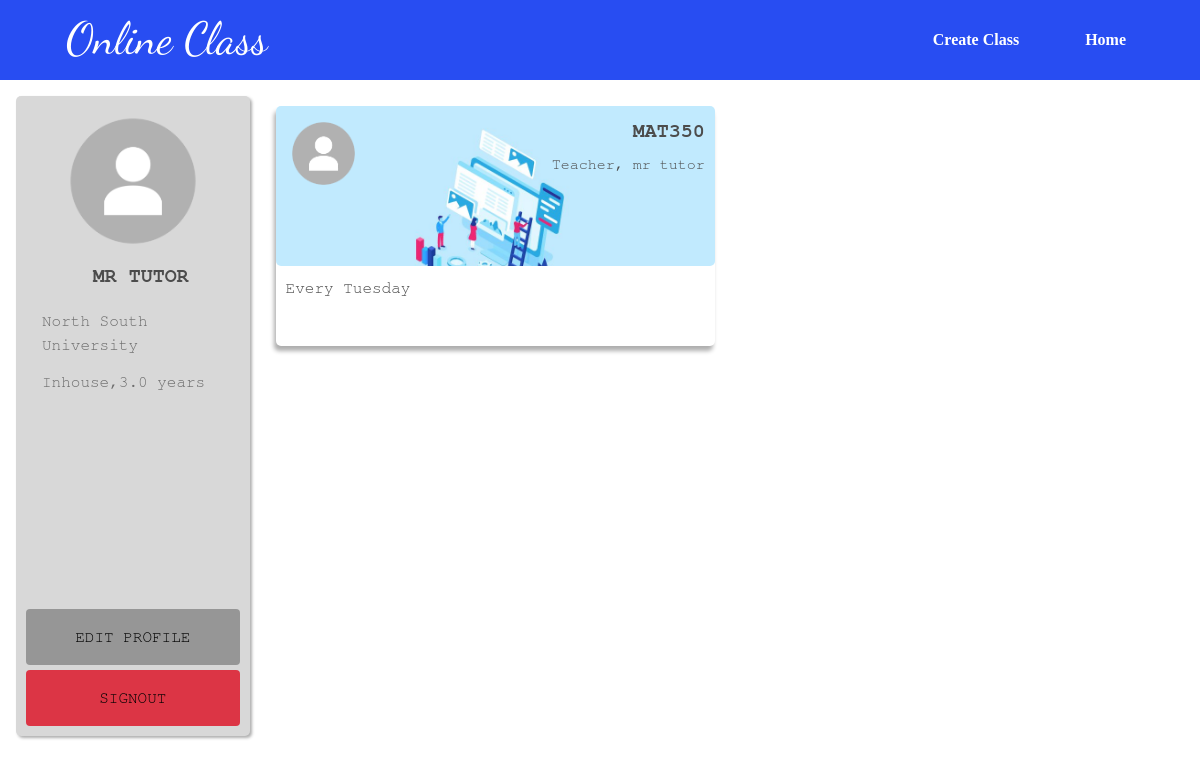
Screenshot of /tutorDashboard/ (signed in) with the database file from the repository.
### home/models.py (models this page shows, shortened)
class Tutor(models.Model):
    user = models.OneToOneField(User, on_delete=models.CASCADE)
    institution= models.CharField(max_length=150, null=True, blank=True)
    subject_teach= models.CharField(max_length=150, null=True, blank=True)
    address= models.CharField(max_length=150, null=True, blank=True)
    area= models.CharField(max_length=150, null=True, blank=True)
    city= models.CharField(max_length=150, null=True, blank=True)
    salary_per_month= models.CharField(max_length=150, null=True, blank=True)
    preffered_area= models.CharField(max_length=150, null=True, blank=True)
    online_teach_exp = models.FloatField(max_length=100, null=True, blank=True)
    total_teach_exp = models.FloatField(max_length=100, null=True, blank=True)
    qualification = models.CharField(max_length=250,null=True,blank=True)
    lat = models.FloatField(null=True,blank=True)
    lon = models.FloatField(null=True,blank=True)
    inhouse ='Inhouse'
    online = 'Online'
    both = 'Inhouse & Online'
    tutor_types = [
        (inhouse,'Inhouse'),
        (online,'Online'),
        (both,'Inhouse & Online'),
    ]
    tutor_type = models.CharField(max_length=25, choices=tutor_types,default=inhouse,null=True,blank=True)
    birth_date = models.DateField(null=True, blank=True)
    phone = models.CharField(max_length=20, null=True, blank=True)
    bio = models.CharField(max_length=450, blank=True,null=True)
    profile_pic = models.ImageField(default="profile1.png", null=True, blank=True)

### courses/models.py (models this page shows, shortened)
class Class(models.Model):
    title = models.CharField(max_length=100, null=True, blank=True)
    class_code = models.CharField(max_length=100, blank=True)
    slug = models.SlugField(null=True,blank=True)
    description = models.TextField(max_length=550,null=True,blank=True)
    image = models.ImageField(upload_to = save_class_image,blank=True,verbose_name ='class image')
    tutor = models.ForeignKey(Tutor, null=True, blank=True, on_delete=models.CASCADE,related_name='tutors')
    students = models.ManyToManyField(Student, blank=True)

### courses/views.py (the view)
# urls.py: path('tutorDashboard/',views.tutor_dashboard, name='tutor_dashboard'),
@login_required
def tutor_dashboard(request):
    tutor = request.user.tutor
    classes = Class.objects.filter(tutor=tutor)
    context = {'classes': classes}
    return render(request, 'courses/tutor_dashboard.html', context)

### courses/templates/courses/tutor_dashboard.html (shortened to what this page needs)
{% load static %}
<!DOCTYPE html>
<html lang="en">
<head>
    <link rel="stylesheet" href="https://maxcdn.bootstrapcdn.com/bootstrap/4.0.0/css/bootstrap.min.css">
    <link rel="stylesheet" href="https://pro.fontawesome.com/releases/v5.10.0/css/all.css" >
    <link rel="stylesheet" href="{% static 'courses/css/gribflex.css'%}">
</head>
<body>
    <div class="main-container">
        <nav class="navbar nav navbar-expand-lg">
            <div class="app_name">Online Class</div>
            <div class="collapse navbar-collapse" id="navbarNavDropdown">
              <ul class="navbar-nav ml-auto">
                <li class="nav-item">
                  <a class="nav-link" href="{% url 'create_class' %}">Create Class</a>
                </li>
                <li class="nav-item">
                  <a class="nav-link" href="{% url 'home' %}">Home</a>
                </li>
              </ul>
            </div>
          </nav>
        <div class="body-content">
            <div class="content-menu btnOpen">
                <div class="img-prof">
                    <div class="img-profile">
                        <span class="profile-picture"></span>
                    </div>
                    <div class="profile-info">
                        <ul>
                            <li class="menu-profile-name">
                                <label>{{request.user.first_name}} {{request.user.last_name}}</label></li>
                            <li class="color-info"><label> {{request.user.tutor.institution}}</label></li>
                            <li class="color-info"><label> {{request.user.tutor.tutor_type}},{{request.user.tutor.online_teach_exp}} years</label>
                            </li>
                        </ul>
                    </div>
                </div>
                <div class="profile-buttons">
                    <div class="edit-btn">
                        <button class="btn btn-info"><a style="text-decoration: none; color: black;" href="{% url 'edit_profile_tutor' %}">Edit Profile</a></button>
                    </div>
                    <div class="logout-btn">
                        <button class="btn btn-danger"><a style="text-decoration: none; color: black;" href="{% url 'signout' %}">Signout</a></button>
                    </div>
                </div>
            </div>
            <div class="content-items">
               <div class="courses-and-rooms">
                   {% for class in classes %}
                        <div class="class1">
                            <div class="class-rooms">
                                <div class="class-room-title">
                                    <div>
                                        <label class="subject"><a class = "subject-title-classview"  href="{% url 'tutor_lecture_list_view' class.slug %}" >{{class.title}} </a></label>
                                        <label>Teacher, {{class.tutor.user.first_name}} {{class.tutor.user.last_name}}</label>
                                    </div>
                                    <span class="classroom-profile-pic"></span>
                                    </div>
                                <div class="class-room-discription">
                                    <label>Every Tuesday</label>
                                    </div>
                            </div>
                        </div>
                    {% endfor %}
               </div>
            </div>
    </div>
</body>
</html>

### courses/static/courses/css/gribflex.css (style rules this page uses)
* { box-sizing: border-box; }
html, body { margin: 0; padding: 0; font-family: FreeMono, monospace; }
a { text-decoration: none; }
.main-container { display: flex; flex-direction: column; }
nav { width: 100%; height: 80px; background-color: #284DF2; color: #fff; }
.app_name { float: left; width: 40%; margin-left: 50px; font-size: 45px; font-family: 'Dancing Script', cursive; color: #fff; }
.navbar-nav { margin-right: 50px; }
.nav-item a { display: inline-block; font-size: 16px; line-height: 20px; font-weight: bold; border-radius: 10px; padding: 10px 15px; color: #fff; margin-left: 50px; text-decoration: none; font-family: serif; }
.body-content { display: grid; grid-template-columns: 15% 3fr; grid-template-rows: auto 250px ; grid-gap: 1em; padding: 1em; }
.courses-and-rooms { display: grid; grid-template-columns: 1fr 1fr 1fr 1fr; grid-template-rows: auto; }
.class1 { padding: 10px; }
.class-rooms { display: flex; flex-direction: column; color: rgb(76 76 76); box-shadow: -2px 5px 4px #afafaf; border-radius: 5px; }
.class-room-title { background-color: #24a587; background: url('../images/png-jpg-gif-featured-image.jpg'); background-size: cover; background-repeat: no-repeat; height: 20vh; display: flex; flex-direction: row; justify-content: space-between; }
.class-room-title .subject { font-weight: bold; font-size: 20px; }
.class-room-title div { display: flex; flex-direction: column; justify-content: flex-start; order: 2; font-size: 15px; }
.class-room-title div label { display: flex; justify-content: flex-end; }
.classroom-profile-pic { order: 1; height: 75px; width: 75px; background-color: rgb(189 189 189); border-radius: 50%; background: url('../images/profilepic.png'); background-repeat: no-repeat; background-size: cover; }
.class-room-discription { height: 10vh; display: flex; flex-direction: column; }
.class-room-title, .class-room-discription { padding: 10px; border-radius: 5px; }
.subject-title-classview { text-decoration: none; color: inherit; }
.content-menu { grid-row: 1/ span 2; height: 80vh; padding: 10px; background-color: rgb(216,216,216); border-radius: 5px; display: flex; flex-direction: column; justify-content: space-between; box-shadow: 2px 2px 3px #a9a9a9ee; }
.img-profile { display: flex; justify-content: center; }
.profile-picture { height: 150px; width: 150px; background-color: rgb(189 189 189); border-radius: 50%; background: url('../images/profilepic.png'); background-repeat: no-repeat; background-size: cover; }
.menu-profile-name { text-align: center; text-transform: uppercase; font-size: 20px; margin-bottom: 10px; font-weight: bold; }
.profile-info { padding-left: 1em; margin-top: 5px; }
.profile-info ul { color: rgb(76 76 76); list-style: none; margin: 0; padding: 0; }
.profile-info ul li { margin-top: 3px; }
.color-info { margin-bottom: 5px; color: #6d6d6d; }
.profile-info ul li label { vertical-align: top }
.edit-btn > button { background-color: #969696; border: 0; color: #eeee; outline: 0; cursor: pointer; }
.logout-btn > button { border: 0; outline: 0; cursor: pointer; color: #716969; }
.edit-btn > button, .logout-btn > button { padding: 1em; width: 100%; margin-top: 5px; text-transform: uppercase; }
@media screen and (max-width: 1423px) { .courses-and-rooms { grid-template-columns: 1fr 1fr; } }
@media screen and (max-width: 1423px) { .body-content { grid-template-columns: 20% 3fr; } }

### rows the page displays
Class: title "MAT350", tutor.user.first_name "mr", tutor.user.last_name "tutor"

### other values shown
{{ request.user.first_name }} "MR"
{{ request.user.last_name }} "TUTOR"
{{ request.user.tutor.institution }} "North South University"
{{ request.user.tutor.tutor_type }} "Inhouse"
{{ request.user.tutor.online_teach_exp }} "3.0"
